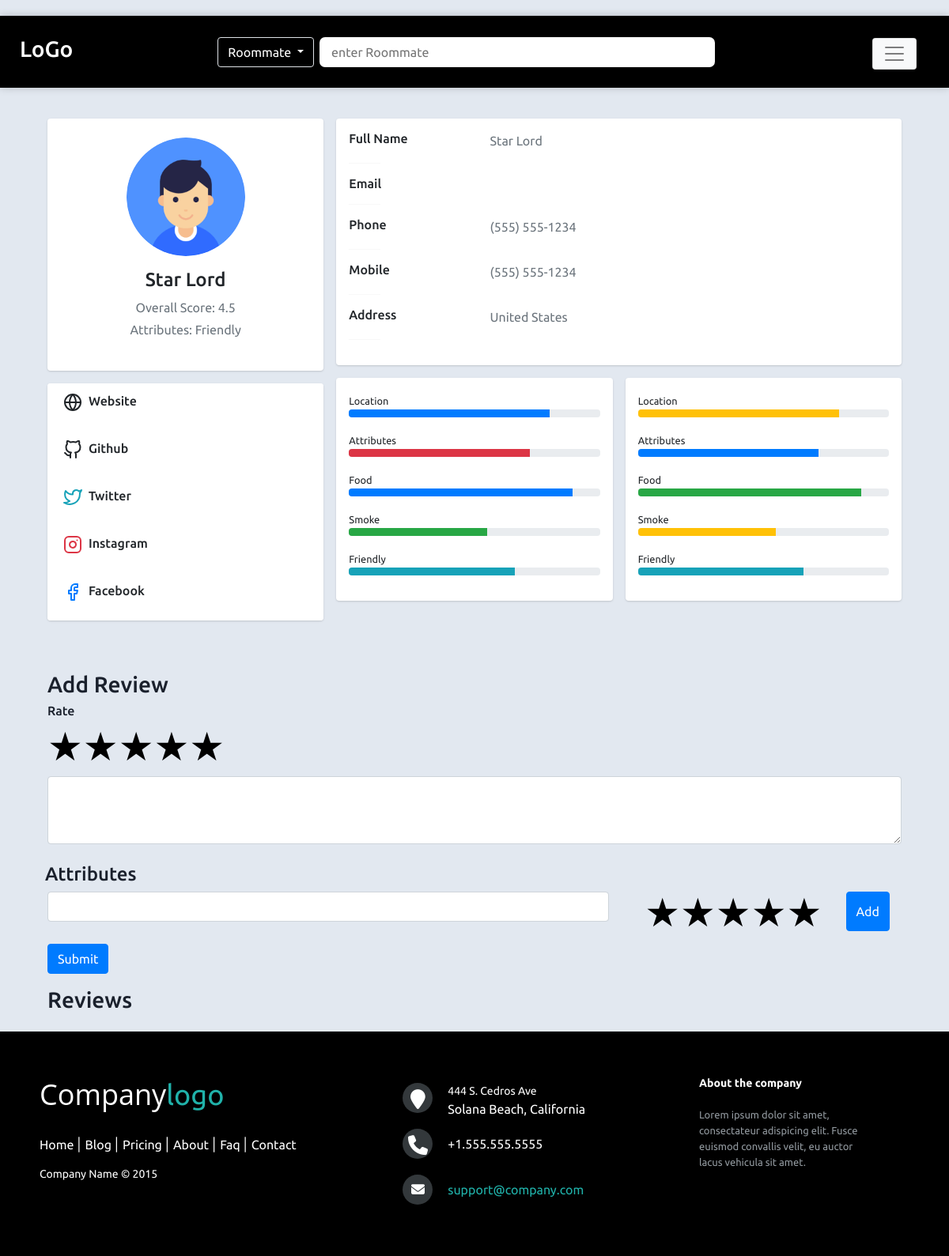
The page /profile/8 (signed in) on the database its author committed.
### roommates/models.py (models this page shows, shortened)
class UserProfile(models.Model):
    user = models.OneToOneField('auth.User', on_delete=models.CASCADE, blank=True, null=True)
    full_name = models.CharField(max_length=100, blank=True)
    email = models.EmailField(max_length=100, blank=True)
    phone = models.CharField(max_length=20, blank=True)
    mobile = models.CharField(max_length=20, blank=True)
    address = models.TextField(blank=True)
    photo = models.ImageField(upload_to='profile_photos', blank=True)

### main/views.py (the view)
# urls.py: path('profile/<int:id>', views.profile_view, name="profile_view"),
def profile_view(request, id):
    user = UserProfile.objects.get(id=id)
    all_attributes = Attribute.objects.all()
    attributes = Attribute.objects.filter(author=user)
    return render(request, 'main/roommatedetails.html', {'userp': user, 'attributes': attributes, 'all_attributes': all_attributes})

### templates/main/roommatedetails.html (shortened to what this page needs)
{% extends 'base.html' %}
{% load static %}
{% block style %}
<link rel="stylesheet" href="{% static 'css/roommatedetails.css' %}">
<link rel="stylesheet" href="{% static 'css/rating.css' %}">
{% endblock %}
{% block content %}
<div class="container">
    <div class="main-body mt-4">
        <div class="row gutters-sm">
            <div class="col-md-4 mb-3">
                <div class="card">
                    <div class="card-body">
                        <div class="d-flex flex-column align-items-center text-center py-2">
                            {% if userp.photo %}
                            <img src="{{userp.photo.url}}" alt="Admin" class="rounded-circle" width="150" height="150">
                            {% else %}
                            <img src="https://bootdey.com/img/Content/avatar/avatar7.png" alt="Admin"
                                class="rounded-circle" width="150">
                            {% endif %}
                            <div class="mt-3">
                                <h4>{{userp.full_name}}</h4>
                                <p class="text-secondary mb-1">Overall Score: 4.5</p>
                                <p class="text-muted font-size-sm">Attributes: Friendly</p>
                            </div>
                        </div>
                    </div>
                </div>
                <div class="card mt-3">
                    <ul class="list-group list-group-flush">
                        <li class="list-group-item pb-3 d-flex justify-content-between align-items-center flex-wrap">
                            <h6 class="mb-0 pb-2">Website</h6>
                        </li>
                        <li class="list-group-item pb-3 d-flex justify-content-between align-items-center flex-wrap">
                            <h6 class="mb-0 pb-2">Github</h6>
                        </li>
                        <li class="list-group-item pb-3 d-flex justify-content-between align-items-center flex-wrap">
                            <h6 class="mb-0 pb-2">Twitter</h6>
                        </li>
                        <li class="list-group-item pb-3 d-flex justify-content-between align-items-center flex-wrap">
                            <h6 class="mb-0 pb-2">Instagram</h6>
                        </li>
                        <li class="list-group-item pb-3 d-flex justify-content-between align-items-center flex-wrap">
                            <h6 class="mb-0 pb-2">Facebook</h6>
                        </li>
                    </ul>
                </div>
            </div>
            <div class="col-md-8">
                <div class="card mb-3">
                    <div class="card-body">
                        <div class="row">
                            <div class="col-sm-3">
                                <h6 class="mb-0">Full Name</h6>
                            </div>
                            <div class="col-sm-9 text-secondary">
                                {{userp.full_name}}
                            </div>
                        </div>
                        <hr>
                        <div class="row">
                            <div class="col-sm-3">
                                <h6 class="mb-0">Email</h6>
                            </div>
                            <div class="col-sm-9 text-secondary">
                            </div>
                        </div>
                        <hr>
                        <div class="row">
                            <div class="col-sm-3">
                                <h6 class="mb-0">Phone</h6>
                            </div>
                            <div class="col-sm-9 text-secondary">
                                {% if userp.phone %}{{userp.phone}}
                                {% else %}Not Available{% endif %}
                            </div>
                        </div>
                        <hr>
                        <div class="row">
                            <div class="col-sm-3">
                                <h6 class="mb-0">Mobile</h6>
                            </div>
                            <div class="col-sm-9 text-secondary">
                                {% if userp.phone %}{{userp.mobile}}
                                {% else %}Not Available{% endif %}
                            </div>
                        </div>
                        <hr>
                        <div class="row">
                            <div class="col-sm-3">
                                <h6 class="mb-0">Address</h6>
                            </div>
                            <div class="col-sm-9 mb-0 text-secondary">
                                {% if userp.phone %}{{userp.address}}
                                {% else %}Not Available{% endif %}
                            </div>
                        </div>
                        <hr>
                    </div>
                </div>
                <div class="row gutters-sm">
                    <div class="col-sm-6 mb-3">
                        <div class="card h-100">
                            <div class="card-body">
                                <small>Location</small>
                                <div class="progress mb-3" style="height: 10px">
                                    <div class="progress-bar bg-primary" role="progressbar" style="width: 80%"
                                        aria-valuenow="80" aria-valuemin="0" aria-valuemax="100"></div>
                                </div>
                                <small>Attributes</small>
                                <div class="progress mb-3" style="height: 10px">
                                    <div class="progress-bar bg-danger" role="progressbar" style="width: 72%"
                                        aria-valuenow="72" aria-valuemin="0" aria-valuemax="100"></div>
                                </div>
                                <small>Food</small>
                                <div class="progress mb-3" style="height: 10px">
                                    <div class="progress-bar bg-primary" role="progressbar" style="width: 89%"
                                        aria-valuenow="89" aria-valuemin="0" aria-valuemax="100"></div>
                                </div>
                                <small>Smoke</small>
                                <div class="progress mb-3" style="height: 10px">
                                    <div class="progress-bar bg-success" role="progressbar" style="width: 55%"
                                        aria-valuenow="55" aria-valuemin="0" aria-valuemax="100"></div>
                                </div>
                                <small>Friendly</small>
                                <div class="progress mb-3" style="height: 10px">
                                    <div class="progress-bar bg-info" role="progressbar" style="width: 66%"
                                        aria-valuenow="66" aria-valuemin="0" aria-valuemax="100"></div>
                                </div>
                            </div>
                        </div>
                    </div>
                    <div class="col-sm-6 mb-3">
                        <div class="card h-100">
                            <div class="card-body">
                                <small>Location</small>
                                <div class="progress mb-3" style="height: 10px">
                                    <div class="progress-bar bg-warning" role="progressbar" style="width: 80%"
                                        aria-valuenow="80" aria-valuemin="0" aria-valuemax="100"></div>
                                </div>
                                <small>Attributes</small>
                                <div class="progress mb-3" style="height: 10px">
                                    <div class="progress-bar bg-primary" role="progressbar" style="width: 72%"
                                        aria-valuenow="72" aria-valuemin="0" aria-valuemax="100"></div>
                                </div>
                                <small>Food</small>
                                <div class="progress mb-3" style="height: 10px">
                                    <div class="progress-bar bg-success" role="progressbar" style="width: 89%"
                                        aria-valuenow="89" aria-valuemin="0" aria-valuemax="100"></div>
                                </div>
                                <small>Smoke</small>
                                <div class="progress mb-3" style="height: 10px">
                                    <div class="progress-bar bg-warning" role="progressbar" style="width: 55%"
                                        aria-valuenow="55" aria-valuemin="0" aria-valuemax="100"></div>
                                </div>
                                <small>Friendly</small>
                                <div class="progress mb-3" style="height: 10px">
                                    <div class="progress-bar bg-info" role="progressbar" style="width: 66%"
                                        aria-valuenow="66" aria-valuemin="0" aria-valuemax="100"></div>
                                </div>
                            </div>
                        </div>
                    </div>
                </div>
            </div>
        </div>
        {% if request.user != userp.user and user.is_authenticated %}
        <div class="add-review mt-5">
            <h3>Add Review</h3>
            <form action="{% url 'main:roommate_add_review' userp.id %}" method="post">
                <div class="mb-3">
                    <h6>Rate</h6>
                    <div class="rating">
                        <label>
                          <span class="icon">★</span>
                        </label>
                        <label>
                          <span class="icon">★</span>
                          <span class="icon">★</span>
                        </label>
                        <label>
                          <span class="icon">★</span>
                          <span class="icon">★</span>
                          <span class="icon">★</span>
                        </label>
                        <label>
                          <span class="icon">★</span>
                          <span class="icon">★</span>
                          <span class="icon">★</span>
                          <span class="icon">★</span>
                        </label>
                        <label>
                          <span class="icon">★</span>
                          <span class="icon">★</span>
                          <span class="icon">★</span>
                          <span class="icon">★</span>
                          <span class="icon">★</span>
                        </label>
                    </div>
                    <div class="form-group ">
                        <textarea class="form-control" id="exampleFormControlTextarea1" rows="3"
                            name="review"></textarea>
                    </div>
                    <div class="row">
                        <h4 class="mt-2">Attributes</h4>
                        <div class="col-8">
                            <input type="text" name="" id="attr" list="attributes" class="form-control">
                        </div>
                        <div class="col-4 d-flex justify-content-around">
                            <div class="rating">
                                <label>
                                  <span class="icon">★</span>
                                </label>
                                <label>
                                  <span class="icon">★</span>
                                  <span class="icon">★</span>
                                </label>
                                <label>
                                  <span class="icon">★</span>
                                  <span class="icon">★</span>
                                  <span class="icon">★</span>
                                </label>
                                <label>
                                  <span class="icon">★</span>
                                  <span class="icon">★</span>
                                  <span class="icon">★</span>
                                  <span class="icon">★</span>
                                </label>
                                <label>
                                  <span class="icon">★</span>
                                  <span class="icon">★</span>
                                  <span class="icon">★</span>
                                  <span class="icon">★</span>
                                  <span class="icon">★</span>
                                </label>
                            </div>
                            <button class="btn btn-primary" type="button" onclick="add_attribute()">Add</button>
                        </div>
                    </div>
                </div>
                <button type="submit" class="btn btn-primary">Submit</button>
            </form>
        </div>
        {% else %}
        {% if not user.is_authenticated %}
        <div class="add-review mt-5">
            <h3>Add Review</h3>
            <p class="bg-danger p-2 text-center text-white h5">You need to login to add review</p>
            {% endif %}
        {% endif %}
        <h3 class="mt-3">Reviews</h3>
    </div>
</div>
{% endblock %}

### static/css/index.css (style rules this page uses)
* { margin: 0; padding: 0; box-sizing: border-box; font-family: 'Ubuntu', sans-serif; }
hr { margin-left: 0; max-width: 40px; }

### static/css/roommatedetails.css (style rules this page uses)
body { margin-top:20px; color: #1a202c; text-align: left; background-color: #e2e8f0; }
.main-body { padding: 15px; }
.card { box-shadow: 0 1px 3px 0 rgba(0,0,0,.1), 0 1px 2px 0 rgba(0,0,0,.06); }
.card { position: relative; display: flex; flex-direction: column; min-width: 0; word-wrap: break-word; background-color: #fff; background-clip: border-box; border: 0 solid rgba(0,0,0,.125); border-radius: .25rem; }
.card-body { flex: 1 1 auto; min-height: 1px; padding: 1rem; }
.gutters-sm { margin-right: -8px; margin-left: -8px; }
.gutters-sm>.col, .gutters-sm>[class*=col-] { padding-right: 8px; padding-left: 8px; }
.mb-3, .my-3 { margin-bottom: 1rem!important; }
.h-100 { height: 100%!important; }

### static/css/rating.css (style rules this page uses)
.rating { display: inline-block; position: relative; height: 50px; line-height: 50px; font-size: 50px; }
.rating label { position: absolute; top: 0; left: 0; height: 100%; cursor: pointer; }
.rating label:last-child { position: static; }
.rating label:nth-child(1) { z-index: 5; }
.rating label:nth-child(2) { z-index: 4; }
.rating label:nth-child(3) { z-index: 3; }
.rating label:nth-child(4) { z-index: 2; }
.rating label:nth-child(5) { z-index: 1; }
.rating label .icon { float: left; color: transparent; }
.rating label:last-child .icon { color: #000; }

### rows shown on the page
UserProfile: photo (picture), full_name "Star Lord", phone "(555) 555-1234", mobile "(555) 555-1234", address "United States"
